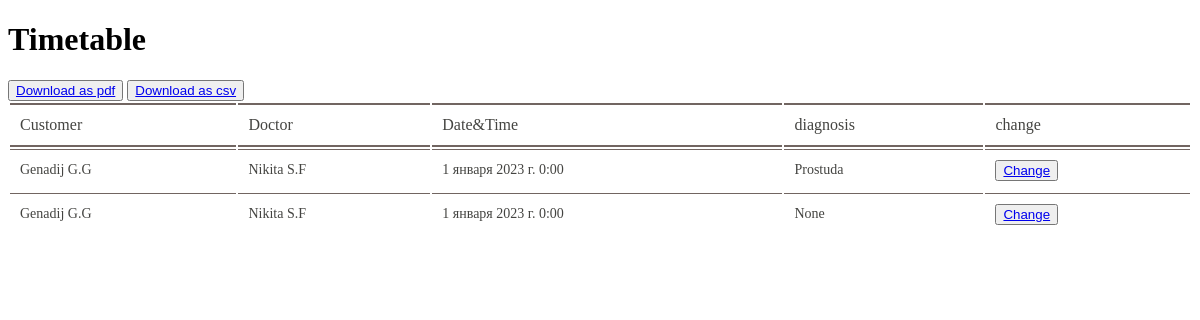
Page /timetable (signed in) on the committed database.
### homepage/models.py (models this page shows, shortened)
class Timetable(models.Model):
    id = models.AutoField(primary_key=True)
    customer = models.ForeignKey("Customers", on_delete=models.CASCADE)
    doctor = models.ForeignKey("Doctors", on_delete=models.CASCADE)
    meetdate = models.DateTimeField()
    diagnosis = models.CharField(max_length=255, null=True)
    class Meta:
        verbose_name = 'Запись'
        verbose_name_plural = 'Расписание'

class Customers(models.Model):
    id = models.AutoField(primary_key=True)
    contact_id = models.ForeignKey("Contact", on_delete=models.CASCADE)
    class Meta:
        verbose_name = 'Пациент'
        verbose_name_plural = 'Пациенты'

class Contact(models.Model):
    id = models.AutoField(primary_key=True)
    sfc = models.CharField(max_length=255)
    phone_num = models.CharField(max_length=20)
    address = models.CharField(max_length=255)
    user = models.ForeignKey(User, on_delete=models.CASCADE, null=True)
    class Meta:
        verbose_name = 'Контакт'
        verbose_name_plural = 'Контакты'

class Doctors(models.Model):
    id = models.AutoField(primary_key=True)
    contact_id = models.ForeignKey("Contact", on_delete=models.CASCADE)
    profession = models.CharField(max_length=100)
    class Meta:
        verbose_name = 'Доктор'
        verbose_name_plural = 'Доктора'

### homepage/views.py (the view)
# urls.py: path("timetable", timetable, name="timetable"),
def timetable(request):
    if not request.user.is_authenticated:
        redirect('login')
    if request.user.has_perm('homepage.view_timetable'):
        try:
            doc = Doctors.objects.get(contact_id=Contact.objects.get(user=request.user.id).id)
        except:
            return redirect('new_doc')
    if request.user.has_perm('homepage.view_timetable'):
        doc = Doctors.objects.get(contact_id=Contact.objects.get(user=request.user.id).id)
        TT = Timetable.objects.filter(doctor=doc)
    else:
        cus = Customers.objects.get(contact_id=Contact.objects.get(user=request.user.id).id)
        TT = Timetable.objects.filter(customer=cus)
    return render(request, "homepage/timetable.html", {'Tab':TT})

### homepage/templates/homepage/timetable.html (shortened to what this page needs)
<!DOCTYPE html>
<html lang="en">
<head>
    {% load static %}
    <link rel="stylesheet" href="{%static 'css/timetable_style.css'%}">
</head>
<body>
    <h1>Timetable</h1>
    <button><a href="{%url 'dwlpdf'%}">Download as pdf</a></button>
    <button><a href="{%url 'dwlcsv'%}">Download as csv</a></button>
    <table class="table">
        <thead>
            <tr>
                <th>Customer</th>
                <th>Doctor</th>
                <th>Date&Time</th>
                <th>diagnosis</th>
                {%if perms.homepage.view_timetable%}
                <th>change</th>
                {%endif%}
            </tr>
        </thead>
        <tbody>
            {%for i in Tab%}
                <tr>
                    <td>{{i.customer.contact_id.sfc}}</td>
                    <td>{{i.doctor.contact_id.sfc}}</td>
                    <td>{{i.meetdate}}</td>
                    <td>{{i.diagnosis}}</td>
                    {%if perms.homepage.view_timetable%}
                    <td><button><a href="{%url 'change_diganosis' i.id%}">Change</a></button></td>
                    {%endif%}
                </tr>
            {%endfor%}
        </tbody>
    </table>
</body>
</html>

### static/css/timetable_style.css (style rules this page uses)
.table { width: 100%; border: none; margin-bottom: 20px; }
.table thead th { padding: 10px; font-weight: 500; font-size: 16px; line-height: 20px; text-align: left; color: #444441; border-top: 2px solid #716561; border-bottom: 2px solid #716561; }
.table tbody td { padding: 10px; font-size: 14px; line-height: 20px; color: #444441; border-top: 1px solid #716561; }

### rows in the picture
Timetable: customer.contact_id.sfc "Genadij G.G", doctor.contact_id.sfc "Nikita S.F", meetdate "1 января 2023 г. 0:00", diagnosis "Prostuda"
Timetable: customer.contact_id.sfc "Genadij G.G", doctor.contact_id.sfc "Nikita S.F", meetdate "1 января 2023 г. 0:00", diagnosis "None"
